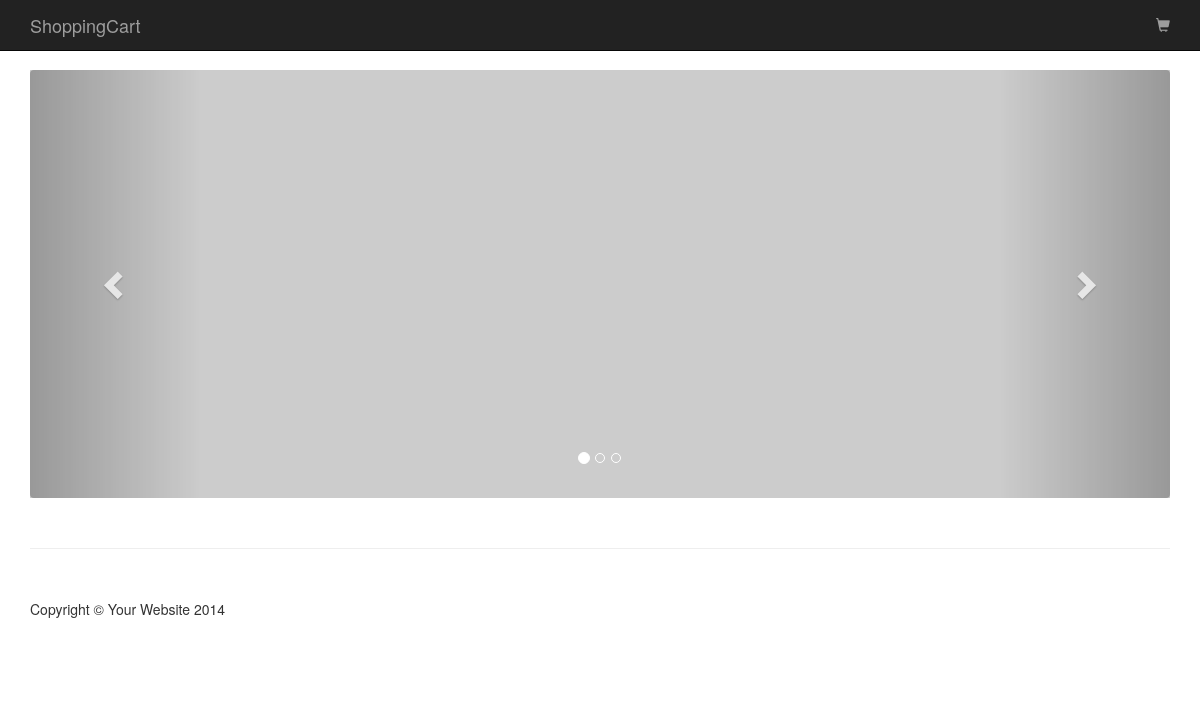
The app's page /cliente/cart.php (signed in), older data.
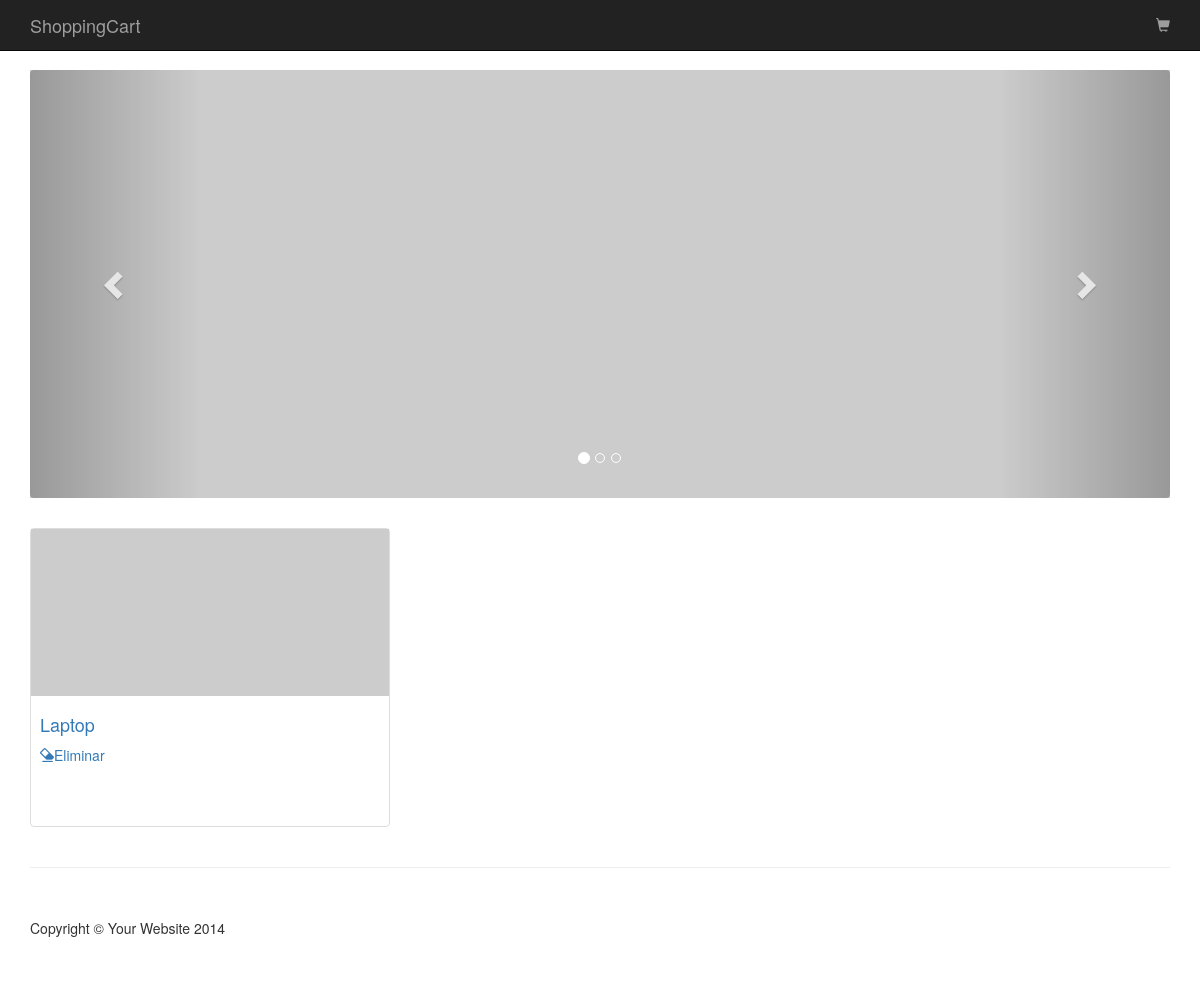
The same page, newer data.
### tables this page shows
CREATE TABLE IF NOT EXISTS `cart` (
  `id` int(11) NOT NULL AUTO_INCREMENT,
  `user` int(11) NOT NULL,
  `producto` int(11) NOT NULL,
  PRIMARY KEY (`id`)
);

CREATE TABLE IF NOT EXISTS `producto` (
  `id_producto` int(11) NOT NULL AUTO_INCREMENT,
  `nombre` varchar(30) NOT NULL,
  `precio` float NOT NULL,
  `stock` varchar(10) NOT NULL,
  PRIMARY KEY (`id_producto`)
);

### cliente/cart.php (the view, shortened to what this page needs)
<?php
 include "../conexion.php";
if(isset($_GET["id_producto"]))
{
    $idr = $_GET["id_producto"];
      $db = new PDO("mysql:host=". $hostname . ";dbname=". $database, $username, $password);
      $stmt = $db->prepare("INSERT INTO cart VALUES(NULL,:user, :producto)");
      $stmt->bindParam(':user',$_SESSION['id'], PDO::PARAM_STR);
      $stmt->bindParam(':producto',$idr, PDO::PARAM_STR);
      $stmt->execute();
  }
  else{
    if(isset($_SESSION['id'])) {
      $nohayCompras = 1;
    }
    else {
      $nohayCompras = 0;
    }
  }
 ?>
<!DOCTYPE html>
<html lang="en">
<head>
    <link href="../bootstrap/css/bootstrap.min.css" rel="stylesheet">
    <link href="../bootstrap/css/shop-homepage.css" rel="stylesheet">
</head>
<body>
    <nav class="navbar navbar-inverse navbar-fixed-top" role="navigation">
        <div class="container">
            <div class="navbar-header">
                <a class="navbar-brand" href="#">ShoppingCart</a>
            </div>
            <div class="collapse navbar-collapse" id="bs-example-navbar-collapse-1">
                <ul class="nav navbar-nav navbar-right">
                    <li>
                        <a href="#"><span class="glyphicon glyphicon-shopping-cart"></span></a>
                    </li>
                </ul>
            </div>
        </div>
    </nav>
    <div class="container">
        <div class="row">
            <div class="col-md-12">
                <div class="row carousel-holder">
                    <div class="col-md-12">
                        <div id="carousel-example-generic" class="carousel slide" data-ride="carousel">
                            <ol class="carousel-indicators">
                                <li data-target="#carousel-example-generic" data-slide-to="0" class="active"></li>
                                <li data-target="#carousel-example-generic" data-slide-to="1"></li>
                                <li data-target="#carousel-example-generic" data-slide-to="2"></li>
                            </ol>
                            <div class="carousel-inner">
                                <div class="item active">
                                    <img class="slide-image" src="http://placehold.it/800x300" alt="">
                                </div>
                            </div>
                            <a class="left carousel-control" href="#carousel-example-generic" data-slide="prev">
                                <span class="glyphicon glyphicon-chevron-left"></span>
                            </a>
                            <a class="right carousel-control" href="#carousel-example-generic" data-slide="next">
                                <span class="glyphicon glyphicon-chevron-right"></span>
                            </a>
                        </div>
                    </div>
                </div>
                <div class="row">
<?php
if ($nohayCompras==0) {
  echo "<h1>No hay productos agregados</h1>";
}
else {
  $query = "SELECT a.id,a.producto,b.id_producto,b.nombre FROM `cart` a join `producto` b on a.producto=b.id_producto WHERE user=".$_SESSION['id'];
  $resultado = mysqli_query($conexion,$query);
  while($row = mysqli_fetch_array($resultado))
  {
?>
                    <div class="col-sm-4 col-lg-4 col-md-4">
                        <div class="thumbnail">
                            <img src="http://placehold.it/320x150" alt="">
                            <div class="caption">
                                <h4><a href="#"><?php echo $row['nombre'];?></a></h4>
                                <a href='cart.php?cmd=eliminar&id=<?php echo $row['id'] ?>'><span class='glyphicon glyphicon-erase' aria-hidden='true'></span>Eliminar</a>
                            </div>
                        </div>
                    </div>
<?php }}?>
                </div>
            </div>
        </div>
    </div>
    <div class="container">
        <hr>
        <footer>
            <div class="row">
                <div class="col-lg-12">
                    <p>Copyright &copy; Your Website 2014</p>
                </div>
            </div>
        </footer>
    </div>
</body>
</html>

Row changes from the older to the newer data that the page shows:
added cart: producto.nombre "Laptop"
